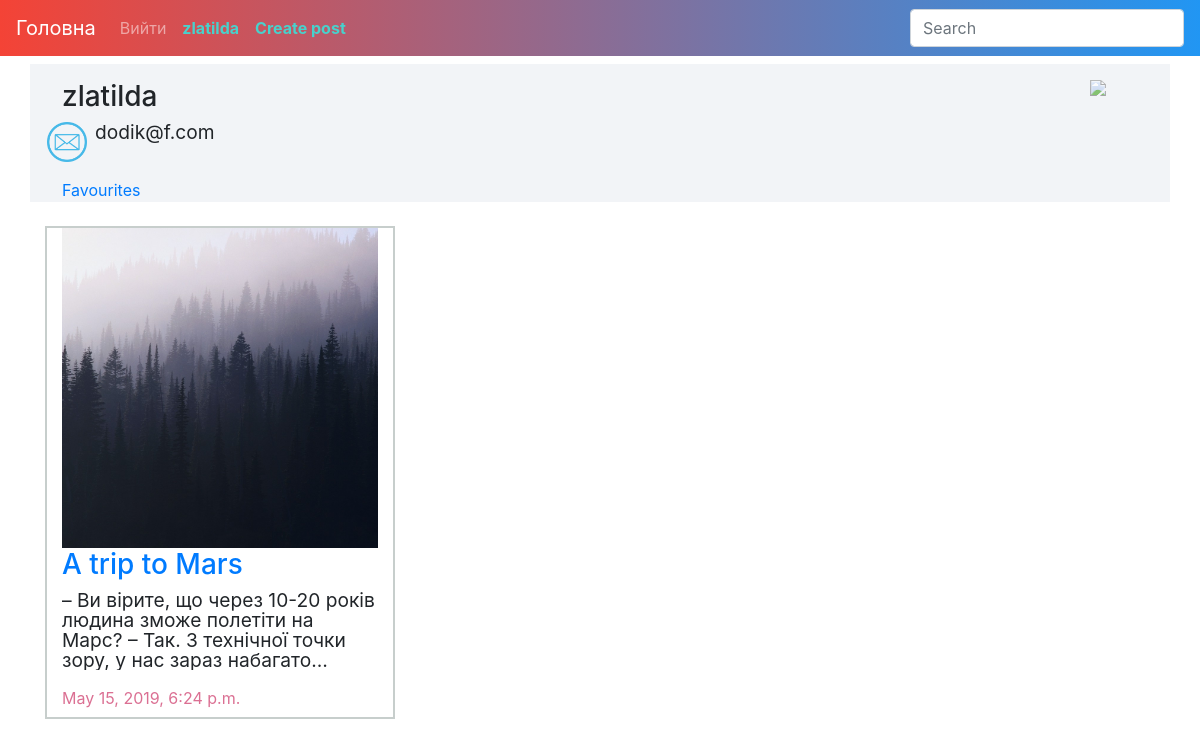
The page /profile/21/ (signed in) on the database its author committed.
### blog/models.py (models this page shows, shortened)
class Post(models.Model):
    STATUS_CHOISES = (
        ('Published', 'Published'),
        ('Draft', 'Draft'),
    )
    title = models.CharField(max_length=30)
    body = models.TextField()
    created = models.DateTimeField(auto_now_add=True)
    updated = models.DateTimeField(auto_now=True)
    likes= models.ManyToManyField(settings.AUTH_USER_MODEL, blank=True, related_name='post_likes')
    slug = models.SlugField(max_length=250, unique=True)
    thumb = models.ImageField(upload_to='post_image', blank=True, default='default.png')
    user = models.ForeignKey(User, on_delete=models.CASCADE, default=1)

### blog/views.py (the view)
# urls.py: url(r'profile/(?P<pk>[-\w]+)/', get_user_profile, name='get_user_profile'),
def get_user_profile(request, pk):
    template = 'user_page.html'
    user = get_object_or_404(User, pk=pk)
    comments = Comment.objects.filter(user = user).order_by('-timestamp')
    items = Post.objects.all().filter(user=user).order_by('-created')
    favorites = Favorite.objects.filter(user=user)
    profile = UserProfile.objects.get(user=user)
    context = {
        'user': user,
        'comments': comments,
        'profile': profile,
        'items': items,
        'favorites':favorites,
    }
    return render(request, template, context)

### templates/user_page.html (shortened to what this page needs)
{% extends 'base.html' %}
{% load staticfiles %}
{% block body %}
    <div class="container" style="margin-top: 1em;">
		<div class="row">
			<div class="col-lg-11 col-md-11 col-sm-11 col-xs-11" style="background-color: #f2f4f7; padding-left: 2em; padding-top: 1em;">
				<h3>{{ user.username }}</h3>
				<div class="row"><img src="{% static 'images/email.png'%}" class="shareico"><p>{{ user.email }}</p></div>
                <div class="row"><p>{{ profile.bio }}</p></div>
                <a href="{% url 'blog:get_user_favourites' user.pk %}">Favourites</a>
			</div>
            <div class="col-1" id="ico_img" style="background-color: #f2f4f7;">
                {% if request.user.username == user.username %}
                    <a href="{% url 'blog:user_settings'%}" style="opacity: 0.7;"><img src="{% static 'images/settings.png' %}" style="height: 25px;  margin-top: 1em;"></a>
                {% endif %}
            </div>
		</div>
	</div>
    <div class="container">
        <div class="row">
        {% for obj in items %}
                    <div class="col-lg-4 col-md-4 col-sm-12 col-xs-12">
                        <div class="col-12" id="stuff">
                            <div class="thumbnail">
                                <img class="post_pic" src="{{ obj.thumb.url }}">
                            </div>
                            <a href="{% url 'blog:post_detail' obj.pk %}"><h3>{{ obj.title }}</h3></a>
                            <p>{{ obj.body }}</p>
                            <label>{{ obj.created }}</label>
                        </div>
                    </div>
        {% endfor %}
        </div>
    </div>
{% endblock %}

### templates/base.html (shortened to what this page needs)
<!DOCTYPE html>
<html>
{% load staticfiles %}
{% load static %}
<head>
    <link rel= "stylesheet" href= "https://stackpath.bootstrapcdn.com/bootstrap/4.3.1/css/bootstrap.min.css" >
</head>
<body>
	<nav class="navbar navbar-expand-md navbar-dark nav-bk" style=" position: fixed; width:100%; z-index: 999;">
      <a class="navbar-brand" href="{% url 'blog:index' %}">Головна</a>
      <div class="collapse navbar-collapse" id="navbarsExample03">
        <ul class="navbar-nav mr-auto">
            {% if user.is_authenticated %}
            <li class="nav-item">
            <a class="nav-link" href="{% url 'logout' %}?next=/home">Вийти</a>
          </li>
            {% if not request.user.is_superuser %}
                <li class="nav-item">
                    <a class="nav-link"  href="{% url 'blog:get_user_profile' request.user.pk %}" style="color: mediumturquoise; font-weight: bold;">{{ request.user.username }}</a>
                </li>
                 <li class="nav-item">
                    <a class="nav-link" href="{% url 'blog:create-post' %}" style="color: mediumturquoise; font-weight: bold;">Create post</a>
                </li>
            {% endif %}
            {%endif%}
        </ul>
        <form class="form-inline my-2 my-md-0" method="GET" action="{% url 'blog:search' %}">
          <input class="form-control" type="text" placeholder="Search" name="q" value="{{ request.GET.q }}">
        </form>
      </div>
    </nav>
<div class="row" id="content" style=" padding-top: 3em;">
    {% block body %}
    {% endblock %}
</div>
</body>

### templates/base.html (style rules this page uses)
html { overflow-x: hidden; }
.nav-bk { background: #2196f3; background: -webkit-linear-gradient(to right, #f44336, #2196f3); background: linear-gradient(to right, #f44336, #2196f3); }

### templates/user_page.html (style rules this page uses)
.thumbnail { position: relative; width: 100%; height: 20em; overflow: hidden; }
.thumbnail img { position: absolute; left: 50%; top: 50%; height: 100%; width: auto; -webkit-transform: translate(-50%,-50%); -ms-transform: translate(-50%,-50%); transform: translate(-50%,-50%); }
p { font-size: 1.2em; }
.shareico { height: 40px; width: auto; margin-right: 0.5em; }
p { overflow: hidden; text-overflow: ellipsis; display: -webkit-box; line-height: 20px; max-height: 100px; -webkit-line-clamp: 4; -webkit-box-orient: vertical; }
label { color: palevioletred; }
#stuff { margin-bottom: 5%; border: #c7cecc 2px solid; height: 97%; margin-bottom: 4%; }
.container { padding-bottom: 2%; }

### rows shown on the page
Post: thumb (picture), title "A trip to Mars", body "– Ви вірите, що через 10-20 років людина зможе полетіти на Марс? – Так. З технічної точки зору, у нас зараз…", created "May 15, 2019, 6:24 p.m."

### other values the page prints
{{ request.user.username }} "zlatilda"
{{ user.username }} "zlatilda"
{{ user.email }} "dodik@f.com"
